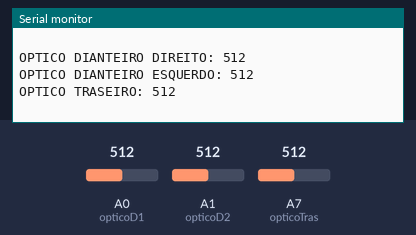
Bench run of a sketch on a simulated Arduino Nano, built with avr-gcc and run on an emulated ATmega328P. Shown: the last lines printed to the serial monitor. The inputs (shaded band) are chosen by the test bench; at power-on: A0 (opticoD1) = 512, A1 (opticoD2) = 512, A7 (opticoTras) = 512.

Above: at 1.8 s.
1.9 s: A0 (opticoD1) set to 716
3.4 s: A1 (opticoD2) set to 716
At 4.7 s:
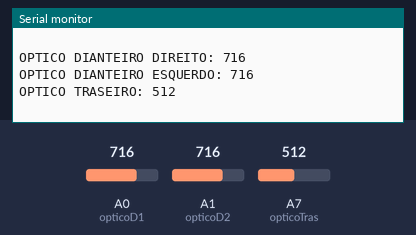
4.9 s: A7 (opticoTras) set to 716
At 6.0 s:
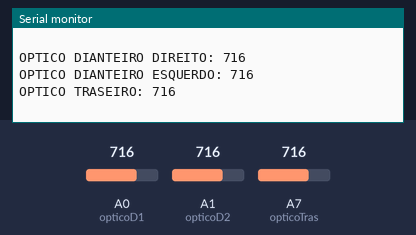
6.4 s: A0 (opticoD1) set to 900
7.9 s: A1 (opticoD2) set to 900
At 9.0 s:
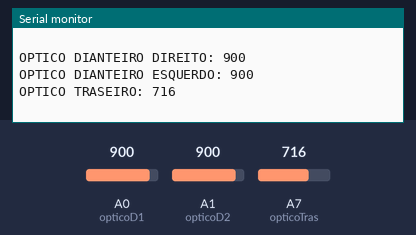
9.4 s: A7 (opticoTras) set to 900
At 11.1 s:
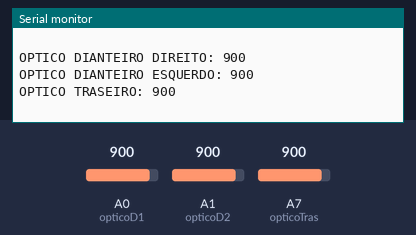
Timing chart, 0 to 11.9 s (numbered marks = the images above; inputs shaded):
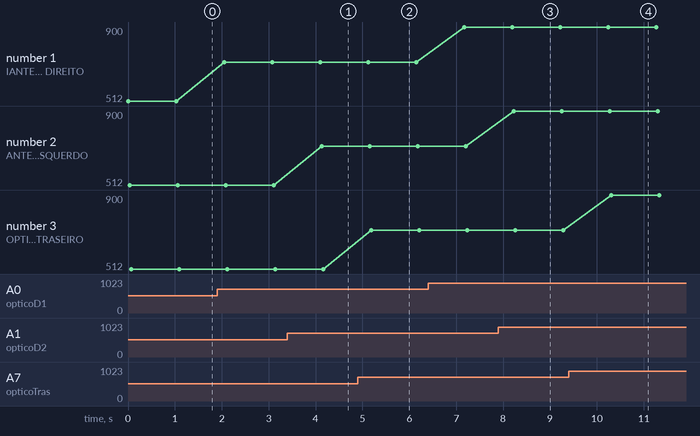

The sketch:

optico.ino
```cpp
#define opticoD1 A0
#define opticoD2 A1
#define opticoTras A7

void setup(){
    Serial.begin(9600);
}

void loop(){
    Serial.print("OPTICO DIANTEIRO DIREITO: ");
    Serial.println(analogRead(opticoD1));

    Serial.print("OPTICO DIANTEIRO ESQUERDO: ");
    Serial.println(analogRead(opticoD2));

    Serial.print("OPTICO TRASEIRO: ");
    Serial.println(analogRead(opticoTras));

    Serial.println(" ");
    delay(1000);
}
```

Measured:
- after the input at 3.4 s, the serial monitor: prints a new line after 0.73 s (image 1)
- after the input at 4.9 s, the serial monitor: prints a new line after 0.29 s (image 2)
- after the input at 7.9 s, the serial monitor: prints a new line after 0.32 s (image 3)
- after the input at 9.4 s, the serial monitor: prints a new line after 0.91 s (image 4)
- plotted number 1: 512 → 716 after the input at 1.9 s, 716 → 900 after the input at 6.4 s
